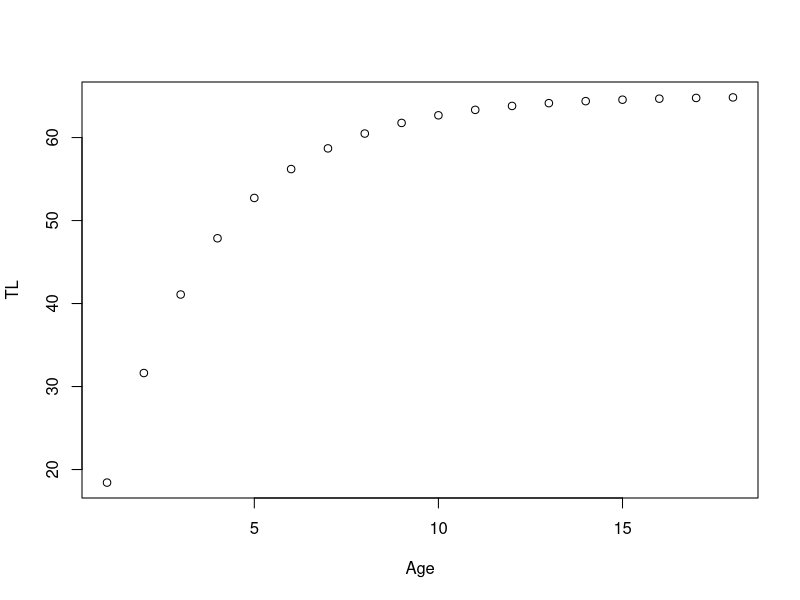
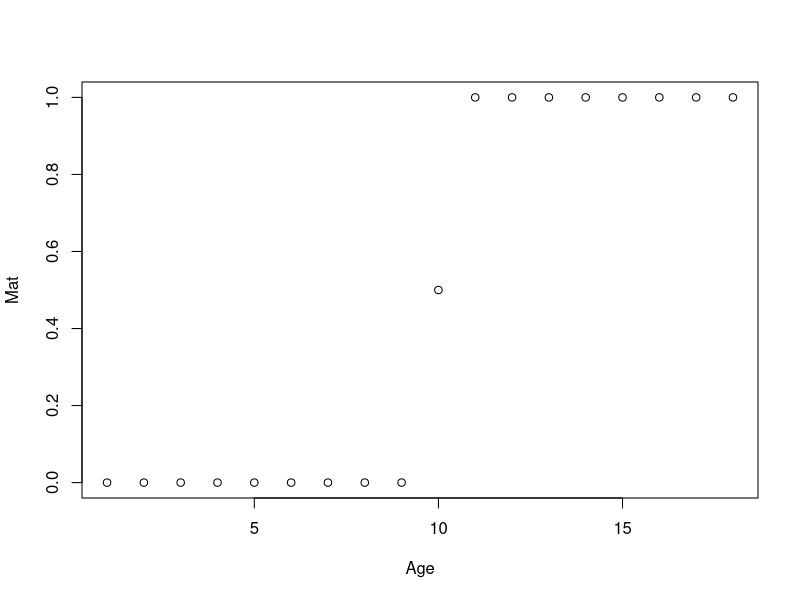
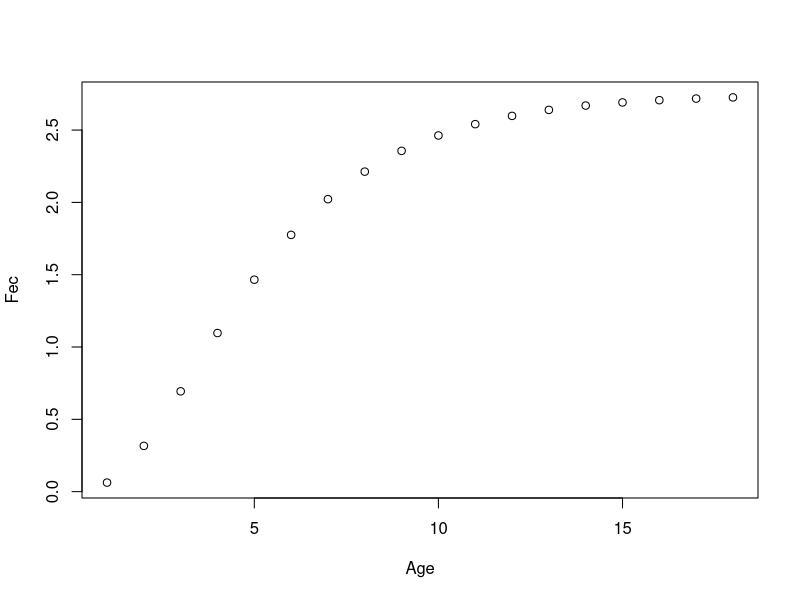
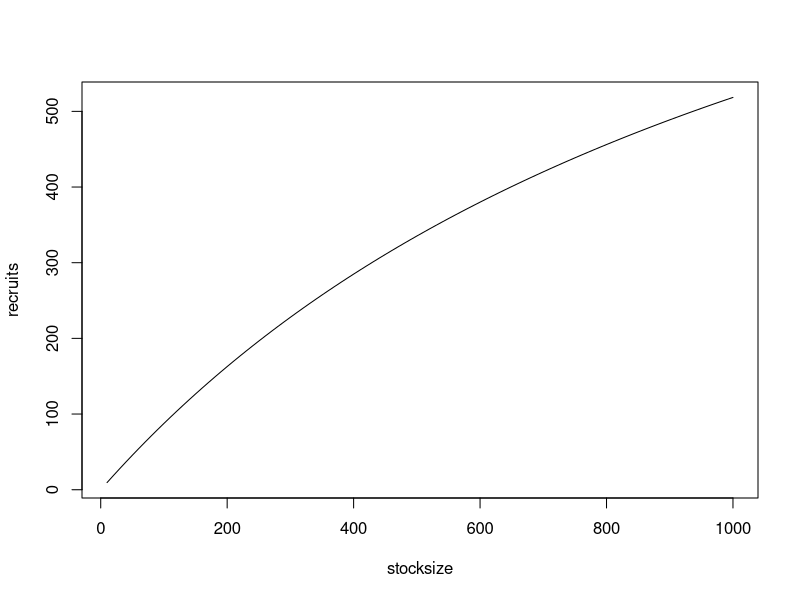
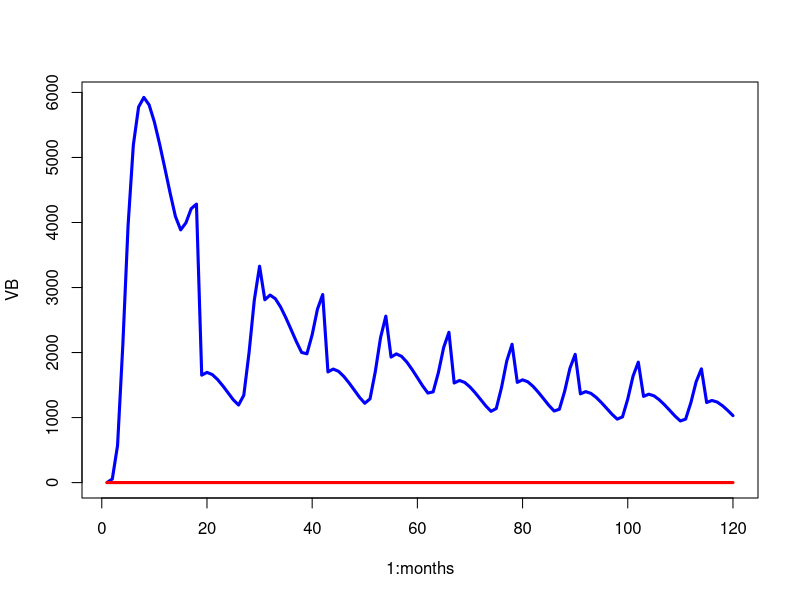
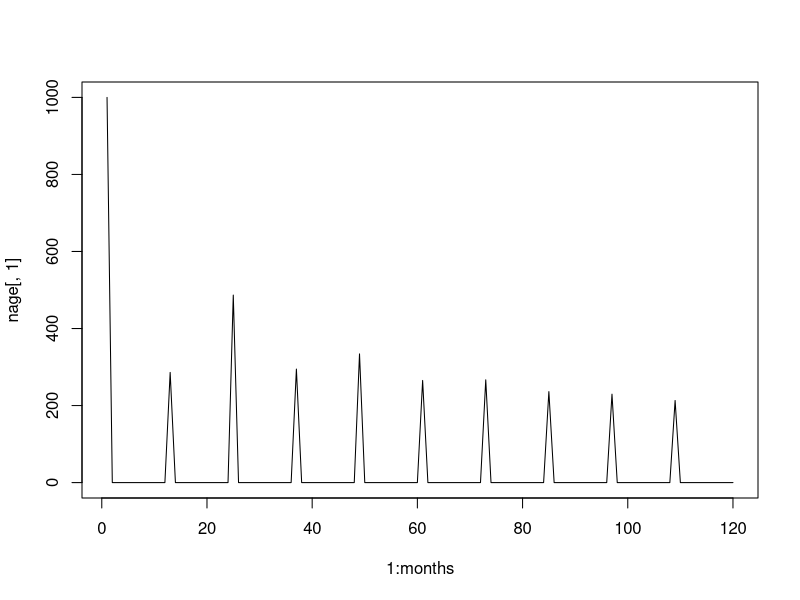

These figures' R source, in order:
### 10/30/2020 Turning generic AS model into monthly scallops 
#   -first make monthly
#   -then input more realistic scallop parms

### Remaining to do:
#     -Probably want to allow the scallops to live maybe 18 months? This would also allow for the possibility that some scallops can
#           -spawn twice. Seems ballpark that this would be a proportion <50% but greater than 10%
#     -make harvest season explicit (i.e. vulnerability off of age or month as opposed to size) or having a vul to harvest and vul to retention
#     -deal with animals that can spawn before they're killed, so need an aggregator to sum eggs in non-recruit months.
#     -consider spatial issues




rm(list = ls())

################################################################################
# Parameters #
################################################################################

### Constants, life history and fishery ###

  amax = 18    #Going to be changed to 18, maximum age, in months *possibly taken from Geiger 2010
  Ro = 1000       #recruitment at unfished conditions *made up, theoretical
  CR = 8          #recruitment compensation ratio *guessed, could look back at CR of other bivalves
  vbk = 4/12      #von bertelanfy metabolic parameter *initially guessed by manually matching to barber and blake, lines kinda up with Wolf & Mendo
  vblinf = 65     #von bertelanfy length infinity parameter, mm shell height *from Geiger
  vbt0 = 0        #von bertelanfy t0 parameter *made up
  alw = 0.0001   #length weight alometry parameter, just altered so asympt. wt = ~ 1 oz, probably *Made up, Jen is going to check on data for this
  alwb = 3        #length weight alometry b parm
  #next 3 parms may be informed by Jen's current study 
  wmat = 12       #weight at maturity *values tied to when we thought 50% maturity occurred in months, then to weights, so this changes with alw
  amat = 10       #age at 50% maturity
  msd = .1        #standard deviation of maturity *made up, will update
  vlh = 50        #length at 50% vulnerability *guessed, Jen will check on histograms
  vsd = 5        #standard deviation of length at 50% vulnerability
  M = 0.2        #natural mortality *Jen's work had the monthly of .17 - .23 (daily 0.0057 - 0.0078) *intial guess was 0.35       
  TLref = vblinf*0.5  #this is the reference length for M--i.e. at what length are we assuming length-invariant M is being measured. 
                      #So, the M=0.35 above is saying M is constant over all ages/sizes, which is probably wrong. But to use the Lorenzen-type 
                      #mortality scaling, we need to say what the constant M is representing.
  lorenzc = 1     #exponent of the scaling of mortality with length. 

  effort=0     #fixing effort at a constant level, so changing to deterministic (non-dynamic) effort
  q=0.0003        #fixing q at a constant
  U = 0           #harvest rate, used for equilibrium calculations only. In the model harvest rate (hr) is used as 1-exp(-effort *catchability), allowing for time varying effort
 
### Age-specifc vectors ###
  Age = seq(1,amax)                             #Age
  TL = vblinf*(1-exp(-vbk*(Age-vbt0)))          #Total length
  Wt = (alw*(TL)^alwb)                          #Weight
  Vul = 1/(1+exp(-(TL-vlh)/vsd))                #Vulnerability
  #Surv = (1+vblinf/TL*(exp(vbk)-1))^(-M/vbk)    #Survival in each time step, could have alterantively done: exp(-Madult*linf/base_len)
  Surv = exp(-(M*TLref/TL))^lorenzc             #another, simpler way of looking at age-varying survival. Note this will produce more variation than the above method
  Lo = vector(length=amax); Lo[1]=1;  for (i in 2:amax){Lo[i]=Lo[i-1]*Surv[i-1]}; #Lo[Amax] = Lo[(Amax-1)]*surv[(Amax-1)]/(1-surv[(Amax-1)])       #survivorship in unfished condtions with special survivorship for terminal age
  Lfished = vector(length=amax); Lfished[1]=1;  for (i in 2:amax){Lfished[i]=Lfished[i-1]*Surv[i-1]*(1-U*Vul[i-1])}; #Lfished[Amax] = Lfished[(Amax-1)]*surv[(Amax-1)]*(1-U*vul[(Amax-1)])/(1-surv[(Amax-1)]*(1-U*vul[(Amax-1)]))       #Standard with special calculation for terminal fished survivorship

  Mat = 1/(1+exp(-(Age-amat)/msd))                #Vulnerability

  Fec = .1*Wt # the 0.1 is from the Barber & Blake paper, but Jen will double check

  #Fec = ifelse((Wt-Wt[amat])<0,0,Wt-Wt[amat])           #Fecundity

plot(Age, TL)
plot(Age, Mat)
plot(Age, Fec)

### Calculations from vectors ###
  epro = sum(Lo*Fec)                    #eggs-per-recruit unfished conditions
  eprf = sum(Lfished*Fec)               #eggs-per-recruit fished conditions
  bpro = sum(Wt,Lo)                     #biomass-per-recruit unfished conditions
  npro = sum(Lo)                        #numbers-per-recruit unfished conditions
  vbpro = sum(Vul*Wt*Lo)                #vulnerable biomass per recruit unfished conditions
  vbprf = sum(Vul*Wt*Lfished)           #vulnerable biomiass per recruit fished conditions
  spr = epro/eprf                       #spawning potential ratio
  bo = Ro*bpro                          #biomass at unfished condtions
  no = Ro*npro                          #numbers at unfished conditions
  vbo = Ro*vbpro                        #vulnerable biomass at unfished conditions
  #recruitment parms and calcs#

  ### THESE NEED TO BE ADJUSTMENT TO DEAL WITH PROP SPAWN
    bha = CR/epro                         #beverton holt a parm
    bhb = (CR-1)/(Ro*epro)                #beverton holt b parm
    r.eq = (bha*eprf-1)/(bhb*eprf)        #equilibrium recruitment
    yield.eq = U*vbprf*r.eq

    #looking at the beverton holt stock-recruit relationships--you can change CR and re-run to see how this changes
      stocksize <- seq(10, 1000, length.out=100)
      recruits <- bha*stocksize/(1+bhb*stocksize)
      plot(stocksize,recruits, type="l")

################################################################################
### time and age dynamics ###
################################################################################
  months = 120
  #setting up space for model outputs
    eggs = vector(length=months); N=vector(length=months); B=vector(length=months); VB=vector(length=months); hr=vector(length=months); 
    yield = vector(length=months); cpue = vector(length=months); qt = vector(length=months); et = vector(length=months); 

  #numbers at age of fish
  nage = matrix(0,months,amax)                                                     #set up matrix
      #initializing first year age structure
      nage[1,1]=Ro#*Lo                                                              #numbers at age, year 1
      nage[cbind(1:amax,1:amax)] <- Ro*Lo
      #initializing first year of all year dependent values, note, these must go in a specific order
      prop_spawn<-c(0,0,0,0,0,0.1,0.2,0.5,0.8,0.8,0.2,0.1)                          #proportion of indv that spawn in each month (across ages), currently dummy values 
      #prop_spawn <- prop_spawn/sum(prop_spawn) ### requires adjustment of a/b BH rec
      prop_2spawn <- c(0.3,0.5,1,0,0,0,0,0,0,0,0,0)
      #prop_2spawn <- prop_2spawn/sum(prop_2spawn) ### requires adjustment of a/b BH rec

      prop_bspawn <- prop_spawn + prop_2spawn
      #initializing first year of all year dependent values, note, these must go in a specific order
      prop_spawn<-c(0,0,0,0,0,0.2,0.2,0.5,0.8,0.8,0.2,0)                          #proportion of indv that spawn in each month (across ages), currently dummy values 
      #proc_err[1] = 0 #rnorm(1,0,sdpro)                                          #first value of process error
      N[1] = sum(nage[1,])                                                        #first value of total numbers
      B[1] = sum(nage[1,]*Wt)                                                     #first value of total biomass
      VB[1] = sum(nage[1,]*Wt*Vul)                                                #first value of vulernable biomass
      qt[1] = q                                                                   #Here fixing q at a constant
      et[1] = effort                                                              #Here fixing effort at a constant
      hr[1] = 1-exp(-qt[1]*et[1])                                                 #first value of harvest rate
      yield[1] = hr[1]*VB [1]                                                     #first value of yield
      cpue[1] = yield[1]/et[1]                                                    #first value of cpue

      eggs <- rep(0, months)                                                          #Filling in eggs (in each month) vector with zeroes

      #calculations for vectors--i.e. year but not age varying components of model
      for( i in 2:months) {
        #recruitment
          nage[i,1] = 0              #the recruitment without process error
          if(i %% 12==1){
            eggs[i-1] <- sum((Fec * Mat * t(nage[(i-12):(i-1),])) %*% diag(prop_bspawn))

            nage[i,1] = bha*eggs[i-1]/(1+bhb*eggs[i-1])              #the recruitment without process error
               }

        #nage[i,1] = bha*eggs[i-1]/(1+bhb*eggs[i-1])              #the recruitment without process error
        #nage[i,1] = bha*eggs[i-1]/(1+bhb*eggs[i-1])*exp(proc_err[i-1])              #the recruitment each year, a product of beverton holt, eggs, and process error ****note this is going to be changed to be a function of a habitat dependent b parmameter, see DD habitat excel file

          for(j in 2:amax) {
            nage[i,j] = nage[i-1,j-1]*Surv[j-1]*(1-Vul[j-1]*hr[i-1])

          }
          
        N[i] = sum(nage[i,])                                                      #total numbers, sum of numbers at each age
        B[i] = sum(nage[i,]*Wt)                                                   #total biomass, sum of numbers at age * weight at age
        VB[i] = sum(nage[i,]*Wt*Vul)                                              #vulernable biomass, sum of numbers at age * weight at age * vul at age
        qt[i] = q                                                                  #catchability when fixed as a constant
        et[i] = effort                                                             #effort when fixed as a constant
        hr[i] = 1-exp(-qt[i]*et[i])                                                #harvest rate, depends on effort and q
        yield[i] = hr[i]*VB [i]                                                    #yield, dependent on hr and vulnerable biomass
        cpue[i] = yield[i]/et[i]                                                   #cpue, yeild/effort
      }

################################################################################
### Report ###
################################################################################
  #Simple plot of VB, effort
    plot(1:months, VB, type="l", col="blue", lwd=3, ylim=c(0, max(VB)))
    lines(1:months, et, col="red", lwd=3)


    plot(1:months, nage[,1], type='l')
